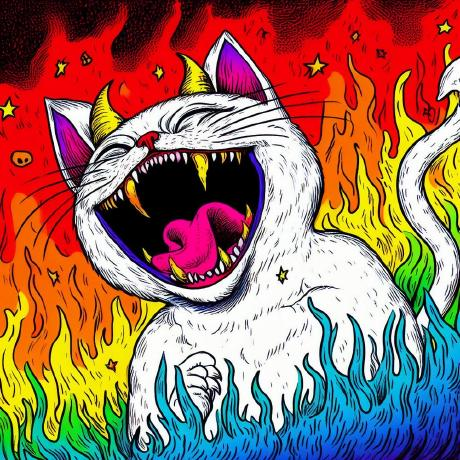
#> input picture anomaly_detection/rx/input.jpg, 460 x 460 px
$ python rx_detector.py --input_image input.jpg --output_image out.png
#> lines starting #> are read from the running program, lines starting #| are printed output that depends on the picture
import numpy as np
import argparse
from PIL import Image


class RXDetector:

    def __init__(self, image_path):
        self.image_path = image_path
        self.read_image()
        self.prepare_image_data()
        self.calculate_statistics()

    def read_image(self):
        print("Reading image...")
        im = Image.open(self.image_path)
#> im is the input picture: PIL image 460x460 RGB; mean R, G, B 153.9, 111, 95.8
        self.image = np.asarray(im)
        if len(self.image.shape) == 2:
            self.image = self.image[:, :, np.newaxis]

    def prepare_image_data(self):
        print("Preparing image data...")
        self.flat_image = np.reshape(self.image, (-1, self.image.shape[-1])).T

    def calculate_statistics(self):
        print("Calculating statistics...")
        self.cov_matrix = np.cov(self.flat_image)
#> self.cov_matrix = [[9427.2, 4390.6, 2112.3], [4390.6, 9912.6, 7406], [2112.3, 7406, 9951.6]]
        self.inv_cov_matrix = np.linalg.inv(self.cov_matrix)
#> self.inv_cov_matrix = [[0.000139, -8.93e-05, 3.69e-05], [-8.93e-05, 0.000284, -0.000193], [3.69e-05, -0.000193, 0.000236]]
        self.mean_vector = np.mean(self.flat_image, axis=1)
#> self.mean_vector = [153.9, 111, 95.77]

    def calculate_rx_coefficient(self):
        print("Calculating RX coefficients...")
        centered_data = self.flat_image.T - self.mean_vector
        rx_values = np.einsum('ij,jk,ik->i', centered_data, self.inv_cov_matrix, centered_data)
        return np.reshape(rx_values, self.image.shape[:2]).astype(np.float32)
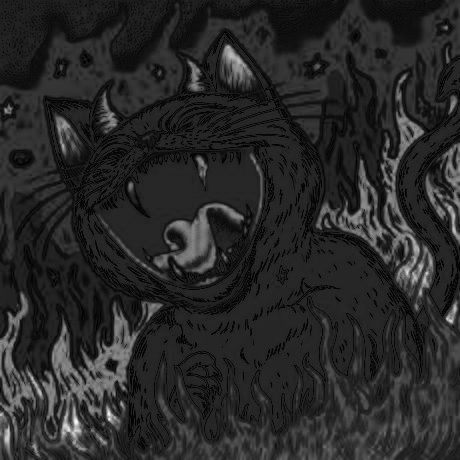
#> returned value: shape (460, 460) float32; min 0.00769, max 18.85, mean 3; drawn with min black and max white

    def save_result_image(self, result_array, save_path):
#> called with save_path = 'out.png'
        print("Converting and saving the resultant image...")
        result_image = Image.fromarray(result_array.astype(np.uint8))
        result_image.save(save_path)


def main(args):
    detector = RXDetector(args.input_image)
    rx_coefficients = detector.calculate_rx_coefficient()
    detector.save_result_image(rx_coefficients, args.output_image)


if __name__ == "__main__":
    parser = argparse.ArgumentParser(description="RX Detector for image analysis.")
    parser.add_argument("-i", "--input_image", required=True, help="Path to read the input image.")
    parser.add_argument("-o", "--output_image", required=True, help="Path to save the output image.")
    args = parser.parse_args()
    main(args)
